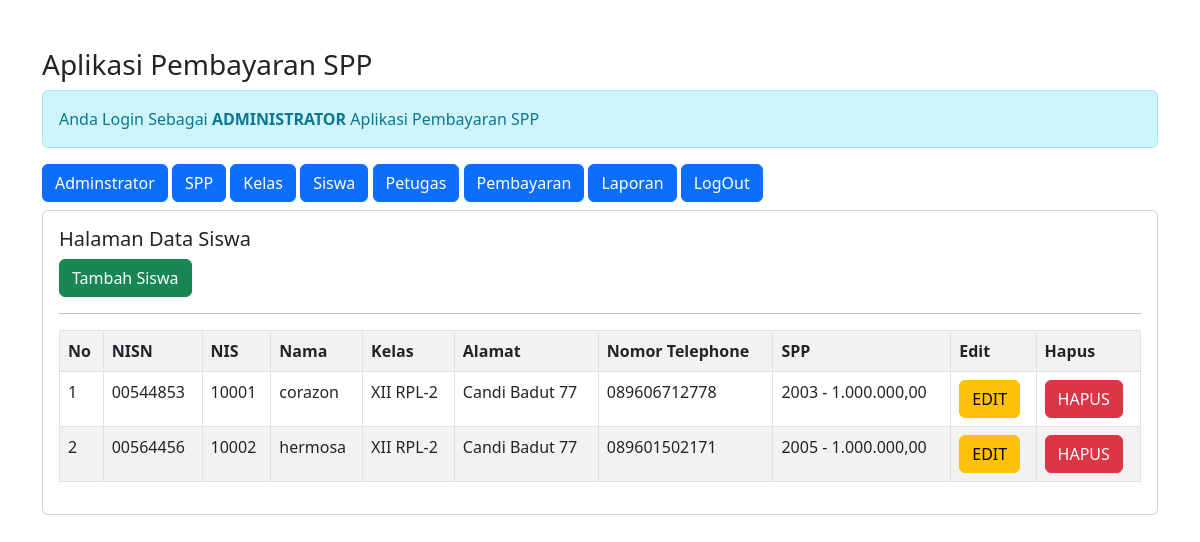
The app's page /admin/admin.php?url=siswa (signed in) with its own data.
### tables this page shows
CREATE TABLE `siswa` (
  `nisn` char(10) NOT NULL,
  `nis` char(8) NOT NULL,
  `nama` varchar(35) NOT NULL,
  `id_kelas` int(11) NOT NULL,
  `alamat` text NOT NULL,
  `no_telp` varchar(13) NOT NULL,
  `id_spp` int(11) NOT NULL
);

CREATE TABLE `kelas` (
  `id_kelas` int(11) NOT NULL,
  `nama_kelas` varchar(10) NOT NULL,
  `kompetensi_keahlian` varchar(50) NOT NULL
);

CREATE TABLE `spp` (
  `id_spp` int(11) NOT NULL,
  `tahun` int(11) NOT NULL,
  `nominal` int(11) NOT NULL
);

### admin/siswa.php (the view)
<h5>Halaman Data Siswa</h5>
<a href="?url=tambah-siswa" class="btn btn-success">Tambah Siswa</a>
<hr>
<table class="table table-striped table-bordered">
    <tr class="fw-bold">
        <td>No</td>
        <td>NISN</td>
        <td>NIS</td>
        <td>Nama</td>
        <td>Kelas</td>
        <td>Alamat</td>
        <td>Nomor Telephone</td>
        <td>SPP</td>
        <td>Edit</td>
        <td>Hapus</td>
    </tr>
    <?php
    include'../koneksi.php';
    $no = 1;
    $sql = "SELECT*FROM siswa,spp,kelas WHERE siswa.id_kelas=kelas.id_kelas AND siswa.id_spp=spp.id_spp ORDER BY nama ASC";
    $query = mysqli_query($koneksi, $sql);
    foreach($query as $data){?>
    <tr>
        <td><?= $no++; ?></td>
        <td><?= $data['nisn'] ?></td>
        <td><?= $data['nis'] ?></td>
        <td><?= $data['nama'] ?></td>
        <td><?= $data['nama_kelas'] ?></td>
        <td><?= $data['alamat'] ?></td>
        <td><?= $data['no_telp'] ?></td>
        <td><?= $data['tahun'] ?> - <?=number_format($data['nominal'],2,',','.'); ?></td>
        <td>
            <a onclick="return confirm('Apakah anda yakin Mengubah Data')"
                href="?url=edit-siswa&nisn=<?= $data['nisn'] ?>" class='btn btn-warning'>EDIT</a>
        </td>
        <td>
            <a onclick="return confirm('Apakah anda yakin Mengubah Data')"
                href="?url=hapus-siswa&nisn=<?= $data['nisn'] ?>" class='btn btn-danger'>HAPUS</a>
        </td>
    </tr>
    <?php } ?>
</table>

### records on screen
siswa: nisn "00544853", nis "10001", nama "corazon", id_kelas.nama_kelas "XII RPL-2", alamat "Candi Badut 77", no_telp "089606712778", id_spp.tahun "2003", id_spp.nominal "1.000.000,00"
siswa: nisn "00564456", nis "10002", nama "hermosa", id_kelas.nama_kelas "XII RPL-2", alamat "Candi Badut 77", no_telp "089601502171", id_spp.tahun "2005", id_spp.nominal "1.000.000,00"
